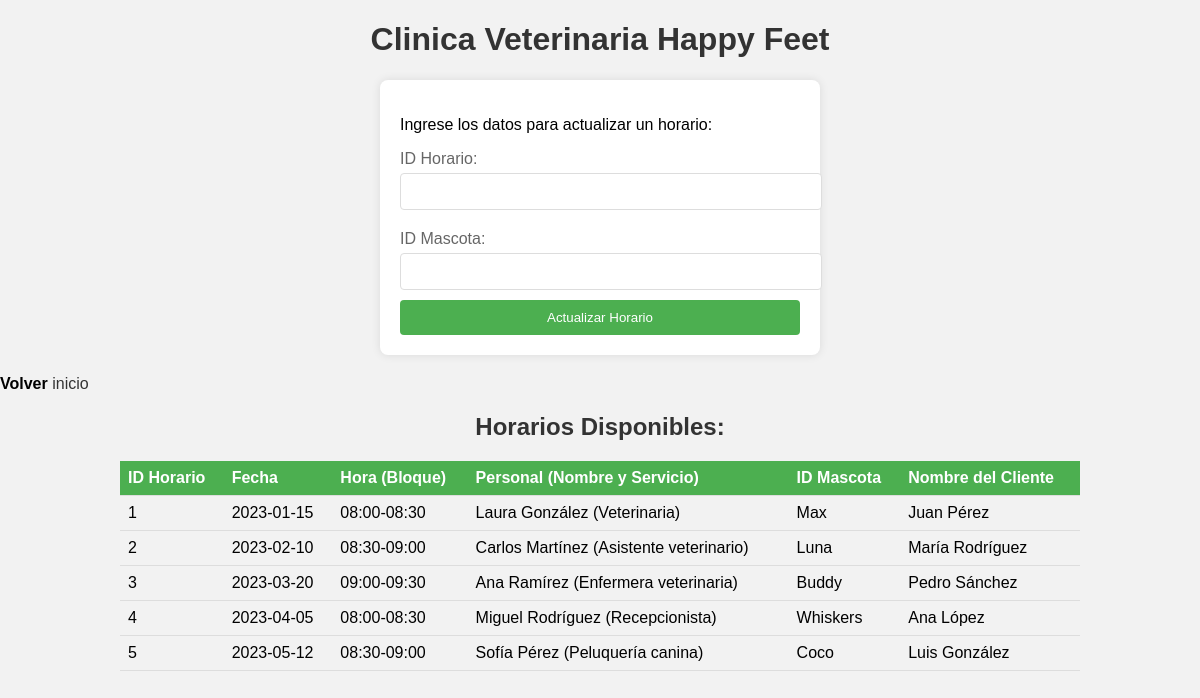
Page /r_h.php on the committed database.
### tables this page shows
CREATE TABLE horario (
    idh INT PRIMARY KEY AUTO_INCREMENT,
    fecha DATE,
    bloque INT, 
    personal INT,
    mascota INT,
    FOREIGN KEY (personal) REFERENCES personal(idp),
    FOREIGN KEY (mascota) REFERENCES ficha(idf)
);

CREATE TABLE personal (
    idp INT PRIMARY KEY AUTO_INCREMENT,
    rut VARCHAR(9),
    nombre VARCHAR(255),
    telefono VARCHAR(9),
    correo VARCHAR(255),
    servicio VARCHAR(255)
);

CREATE TABLE ficha (
    idf INT PRIMARY KEY AUTO_INCREMENT,
    idc INT,
    ficha INT(5),
    raza VARCHAR(25),
    nombre VARCHAR(25),
    fecha DATE,
    servicio VARCHAR(30),
    detalle VARCHAR(255),
    FOREIGN KEY (idc) REFERENCES cliente(idc)  
);

CREATE TABLE cliente (
    idc INT PRIMARY KEY AUTO_INCREMENT,
    rut VARCHAR(9),
    nombre VARCHAR(255),
    correo VARCHAR(255),
    telefono VARCHAR(9)
);

### r_h.php (the view, shortened to what this page needs)
<!DOCTYPE html>
<html>
<head>
</head>
<body>
    <h1>Clinica Veterinaria Happy Feet</h1>
    <form action="r_h.php" method="post">
        <p>Ingrese los datos para actualizar un horario:</p>
        <label for="ID_Horario">ID Horario:</label>
        <input type="number" id="ID_Horario" name="ID_Horario" required><br>
        <label for="ID_Mascota">ID Mascota:</label>
        <input type="number" id="ID_Mascota" name="ID_Mascota" required><br>
        <input type="submit" name="actualizar" value="Actualizar Horario">
    </form>
    <p><b>Volver</b> <a href="m_c.php">inicio</a></p>
    <?php
include 'dbconnect.php';
function bloqueAHora($bloque) {
    $horaInicio = 8 * 60;
    $intervalo = 30;
    $inicioBloque = $horaInicio + ($bloque - 1) * $intervalo;
    $finBloque = $inicioBloque + $intervalo;
    return sprintf("%02d:%02d-%02d:%02d",
                   intdiv($inicioBloque, 60), $inicioBloque % 60,
                   intdiv($finBloque, 60), $finBloque % 60);
}
echo "<h2>Horarios Disponibles:</h2>";
echo "<table>";
echo "<tr>
        <th>ID Horario</th>
        <th>Fecha</th>
        <th>Hora (Bloque)</th>
        <th>Personal (Nombre y Servicio)</th>
        <th>ID Mascota</th>
        <th>Nombre del Cliente</th>
    </tr>";
$query_horarios = "SELECT horario.idh, horario.fecha, horario.bloque,
                          personal.nombre AS nombre_personal, personal.servicio AS servicio_personal,
                          ficha.nombre AS nombre_mascota,
                          cliente.nombre AS nombre_cliente
                   FROM horario
                   LEFT JOIN personal ON horario.personal = personal.idp
                   LEFT JOIN ficha ON horario.mascota = ficha.idf
                   LEFT JOIN cliente ON ficha.idc = cliente.idc";
$resultado_horarios = mysqli_query($DBConnect, $query_horarios);
while ($fila = mysqli_fetch_assoc($resultado_horarios)) {
    $horaBloque = bloqueAHora($fila['bloque']);
    $infoPersonal = $fila['nombre_personal'] ? "{$fila['nombre_personal']} ({$fila['servicio_personal']})" : "N/A";
    $infoMascota = $fila['nombre_mascota'] ?: "N/A";
    $nombreCliente = $fila['nombre_cliente'] ?: "N/A";
    echo "<tr>
            <td>{$fila['idh']}</td>
            <td>{$fila['fecha']}</td>
            <td>$horaBloque</td>
            <td>$infoPersonal</td>
            <td>$infoMascota</td>
            <td>$nombreCliente</td>
          </tr>";
}
echo "</table>";
?>
</body>
</html>

### r_h.php (style rules this page uses)
body { font-family: Arial, sans-serif; background-color: #f2f2f2; margin: 0; padding: 0; }
h1, h2 { text-align: center; color: #333; }
form { max-width: 400px; margin: 20px auto; padding: 20px; background-color: #fff; border-radius: 8px; box-shadow: 0 0 10px rgba(0, 0, 0, 0.1); }
label { margin: 10px 0 5px; display: block; color: #666; }
input[type="text"], input[type="date"], input[type="number"] { width: 100%; padding: 10px; margin-bottom: 10px; border: 1px solid #ddd; border-radius: 4px; }
input[type="submit"] { width: 100%; padding: 10px; border: none; border-radius: 4px; background-color: #4CAF50; color: white; cursor: pointer; }
table { width: 80%; margin: 20px auto; border-collapse: collapse; }
th, td { text-align: left; padding: 8px; border-bottom: 1px solid #ddd; }
th { background-color: #4CAF50; color: white; }
a { color: #333; text-decoration: none; }

### rows in the picture
horario: idh "1", fecha "2023-01-15", bloque "08:00-08:30", personal.servicio "Laura González (Veterinaria)", mascota.nombre "Max", cliente.nombre "Juan Pérez"
horario: idh "2", fecha "2023-02-10", bloque "08:30-09:00", personal.servicio "Carlos Martínez (Asistente veterinario)", mascota.nombre "Luna", cliente.nombre "María Rodríguez"
horario: idh "3", fecha "2023-03-20", bloque "09:00-09:30", personal.servicio "Ana Ramírez (Enfermera veterinaria)", mascota.nombre "Buddy", cliente.nombre "Pedro Sánchez"
horario: idh "4", fecha "2023-04-05", bloque "08:00-08:30", personal.servicio "Miguel Rodríguez (Recepcionista)", mascota.nombre "Whiskers", cliente.nombre "Ana López"
horario: idh "5", fecha "2023-05-12", bloque "08:30-09:00", personal.servicio "Sofía Pérez (Peluquería canina)", mascota.nombre "Coco", cliente.nombre "Luis González"
